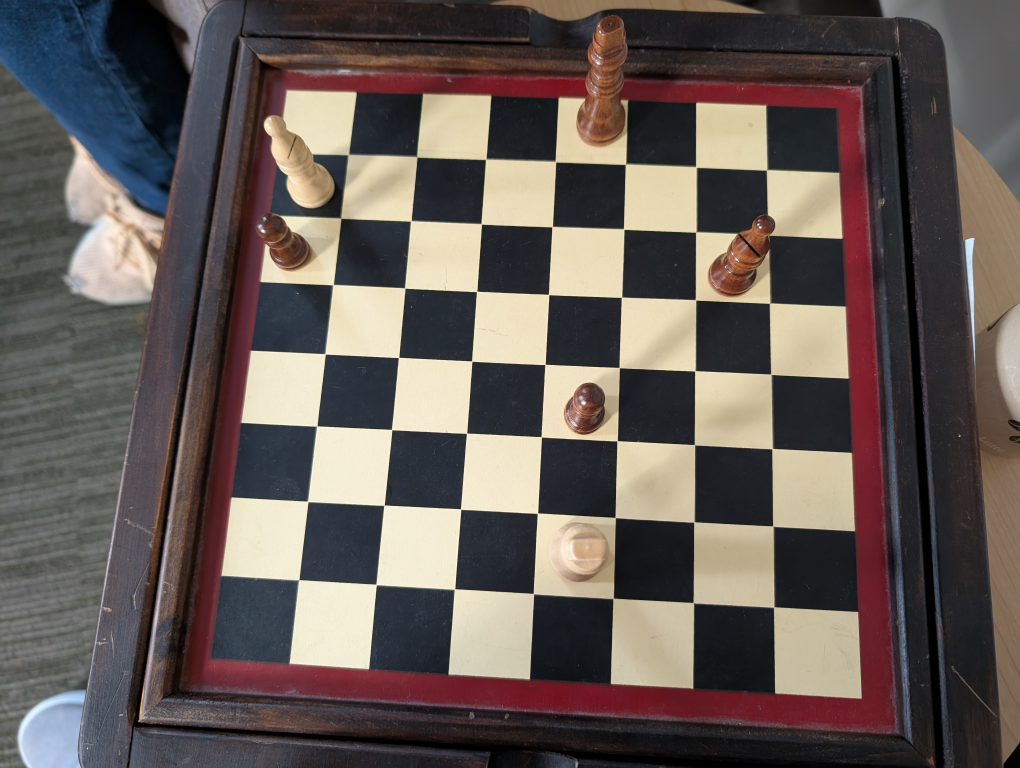
#> input picture LiveChess2FEN_IMPL/images/test1.jpg, 4080 x 3072 px (shown at 1/4 size); its folder holds only this picture in this run
$ python -i laps.py   (imports and definitions only)
#> lines starting #> are read from the running program, lines starting #| are printed output that depends on the picture; after the words box and inside, x2 and y2 are one past the last pixel; in counts of white or black regions, pixels touching at a corner belong together
#> further down, picture is the input picture: shape (3072, 4080, 3); mean B, G, R 86.9, 91.3, 101.2
"""This is the lattice-points-search module."""

import collections
from typing import List, Tuple

import cv2
import numpy as np
import onnxruntime
from scipy.cluster.hierarchy import single, fcluster
from scipy.spatial.distance import pdist

from lc2fen.detectboard import debug, image_object
from lc2fen.detectboard import poly_point_isect

from lc2fen.detectboard.image_object import image_transform

# [3 lines that did not run here, left out]

__ANALYSIS_RADIUS = 10


# [24 lines left out: functions __find_intersections, __cluster_points, not called in this run]


def __geometric_detector(img: np.ndarray) -> bool:
    """Determine if a point is a lattice point using geometric detection.

    :param img: Image to check.
    :return: True if it is a lattice point according to geometric detection.
    """
    img_gray = cv2.cvtColor(img, cv2.COLOR_BGR2GRAY)
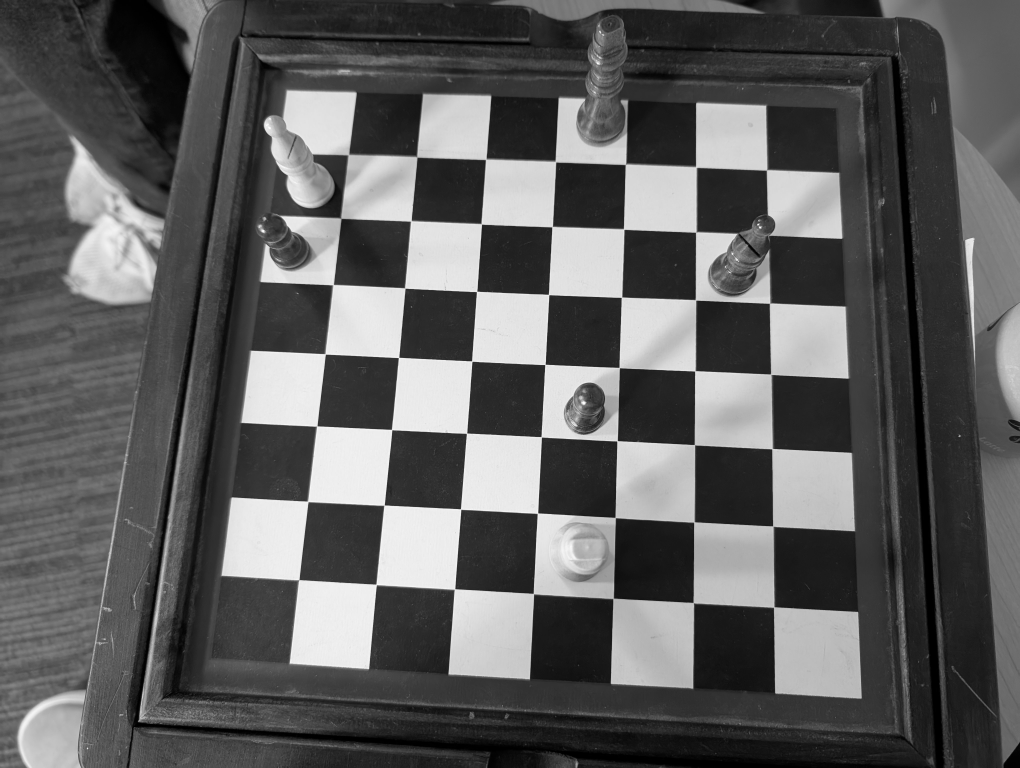
#> img_gray: shape (3072, 4080) (shown at 1/4 size); min 0, max 255, mean 93.8
    img_thresh = cv2.threshold(img_gray, 0, 255, cv2.THRESH_OTSU)[1]
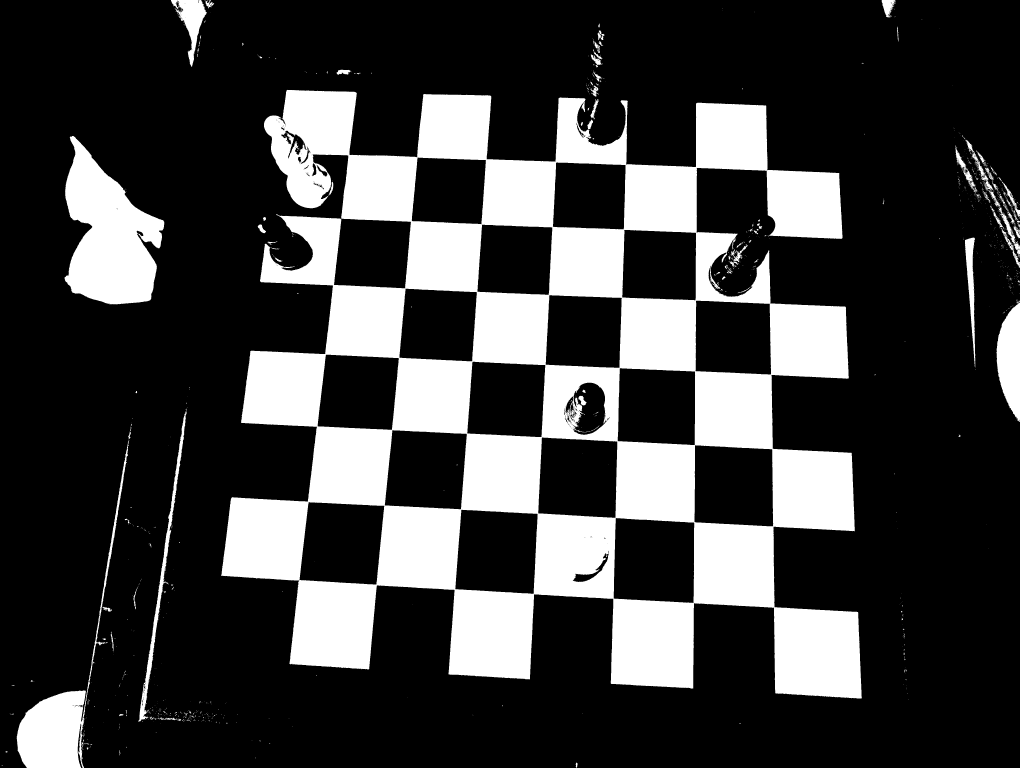
#> img_thresh: shape (3072, 4080) (shown at 1/4 size); 24.7% white; 1660 white regions (1502 under 20 px), largest, box (x1, y1, x2, y2) and area: (885, 359, 3447, 2794) 2752175, (258, 544, 657, 1218) 159582, (67, 1778, 516, 3072) 75406
    img_edge = cv2.Canny(img_thresh, 0, 255)
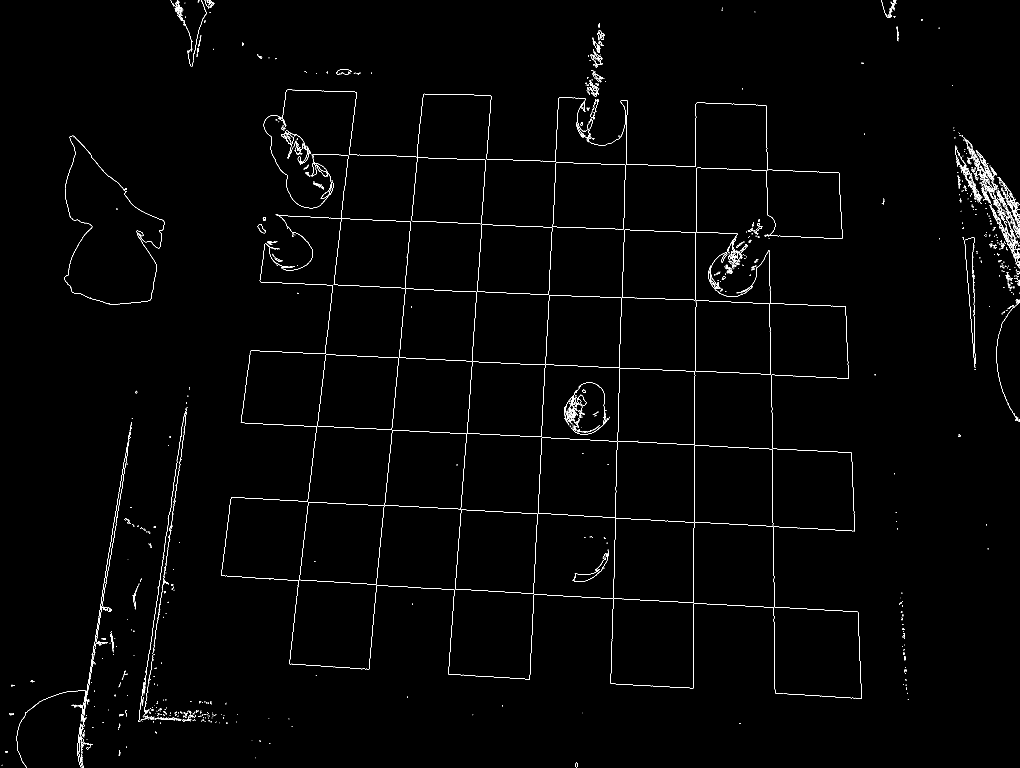
#> img_edge: shape (3072, 4080) (shown at 1/4 size); 0.62% white in thin lines or dots
    img_edge_resized = cv2.resize(img_edge, (21, 21), interpolation=cv2.INTER_CUBIC)

    # Geometric detector to filter easy points
    img_geo = cv2.dilate(img_edge_resized, None)
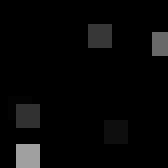
#> img_geo: shape (21, 21) (shown 8 times larger); min 0, max 160, mean 7.1
    mask = cv2.copyMakeBorder(
        img_geo,
        top=1,
        bottom=1,
        left=1,
        right=1,
        borderType=cv2.BORDER_CONSTANT,
        value=[255, 255, 255],
    )
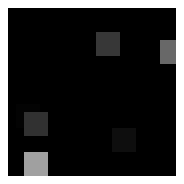
#> mask: shape (23, 23) (shown 8 times larger); min 0, max 255, mean 48.4
    mask = cv2.bitwise_not(mask)
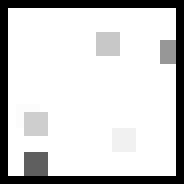
#> mask: shape (23, 23) (shown 8 times larger); min 0, max 255, mean 206.6

    contours, _ = cv2.findContours(
        mask, cv2.RETR_EXTERNAL, cv2.CHAIN_APPROX_NONE
    )
#> contours = 1 contour; box (x1, y1, x2, y2) and area: (1, 1, 22, 22) 400

    num_rhomboid = 0
    for cnt in contours:
        _, radius = cv2.minEnclosingCircle(cnt)
        approx = cv2.approxPolyDP(cnt, 0.1 * cv2.arcLength(cnt, True), True)
        if len(approx) == 4 and radius < 14:
            num_rhomboid += 1
#> this loop made 1 pass
#> (radius, approx) on pass 1: (14.14, [[1, 1], [1, 21], [21, 21], [21, 1]])
#> after the loop, num_rhomboid = 0

    return num_rhomboid == 4


# [117 lines left out: functions __neural_detector, laps, check_board_position, not called in this run]

>>> import cv2
>>> picture = cv2.imread('../../images/test1.jpg')
>>> result = __geometric_detector(picture)
#> result = False
